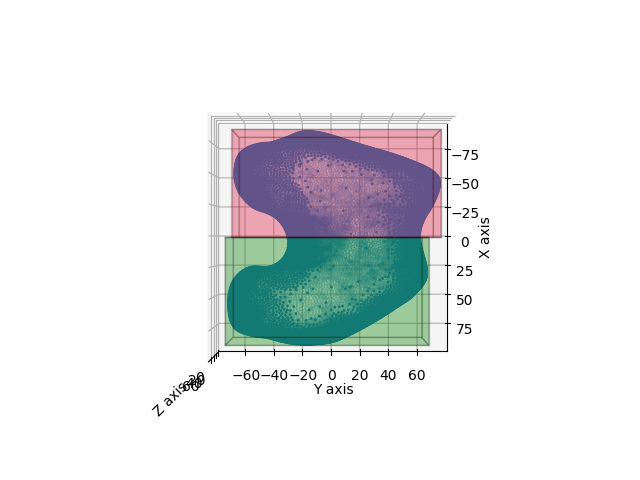

Python code for this plot:
import stl_tools as su
# from mpl_toolkits import mplot3d
from matplotlib import pyplot
import numpy as np
# from mpl_toolkits.mplot3d import Axes3D
import os
import sys

from mpl_toolkits.mplot3d.art3d import Poly3DCollection


def cuboid_data2(o, size=(1, 1, 1)):
    X = [[[0, 1, 0], [0, 0, 0], [1, 0, 0], [1, 1, 0]],
         [[0, 0, 0], [0, 0, 1], [1, 0, 1], [1, 0, 0]],
         [[1, 0, 1], [1, 0, 0], [1, 1, 0], [1, 1, 1]],
         [[0, 0, 1], [0, 0, 0], [0, 1, 0], [0, 1, 1]],
         [[0, 1, 0], [0, 1, 1], [1, 1, 1], [1, 1, 0]],
         [[0, 1, 1], [0, 0, 1], [1, 0, 1], [1, 1, 1]]]
    X = np.array(X).astype(float)
    for i in range(3):
        X[:, :, i] *= size[i]
    X += np.array(o)
    return X


def plotCubeAt2(positions, sizes=None, colors=None, **kwargs):
    if not isinstance(colors, (list, np.ndarray)):
        colors = ["C0"] * len(positions)
    if not isinstance(sizes, (list, np.ndarray)):
        sizes = [(1, 1, 1)] * len(positions)
    g = []
    for p, s, c in zip(positions, sizes, colors):
        g.append(cuboid_data2(p, size=s))
    return Poly3DCollection(np.concatenate(g),
                            facecolors=np.repeat(colors, 6),
                            alpha=0.2,
                            **kwargs)


def plot(mesh_un, fname, folder):

    fig = pyplot.figure()
    ax = fig.add_subplot(111, projection='3d')
    # = elliptical cylinder about z-axis 1

    # ax.plot_surface(x, y, z, linewidth=1, color='red', alpha=0.7)

    ax.scatter(mesh_un[:, 0], mesh_un[:, 1], mesh_un[:, 2], s=1)
    # ax.scatter(centreX, centreY, mid, s=5, c='g')

    ax.set_xlabel('X axis')
    ax.set_ylabel('Y axis')
    ax.set_zlabel('Z axis')
    # rotate the axes and update

    # positions = [(-3,5,-2),(1,7,1)]
    # sizes = [(4,5,3), (3,3,7)]
    # colors = ["crimson","limegreen"]
    mesh_left_half = su.get_half_points(mesh_un, 0, su.get_extent(mesh_un, 0),
                                        0)
    mesh_right_half = su.get_half_points(mesh_un, 1, su.get_extent(mesh_un, 0),
                                         0)

    positions = [
        # su.boundingorigin(mesh_un),
        su.boundingorigin(mesh_left_half),
        su.boundingorigin(mesh_right_half)
    ]
    sizes = [
        # su.boundingsize(mesh_un),
        su.boundingsize(mesh_left_half),
        su.boundingsize(mesh_right_half)
    ]
    print("positions = " + str(positions))
    print("sizes = " + str(sizes))
    colors = ["crimson", "green"]
    pc = plotCubeAt2(positions, sizes, colors=colors, edgecolor="k")
    ax.add_collection3d(pc)

    pyplot.savefig(folder + "/" + fname + '_persp.png')
    ax.view_init(0, 0)
    # pyplot.show()
    pyplot.savefig(folder + "/" + fname + '_0_0.png')

    ax.view_init(0, 90)

    pyplot.savefig(folder + "/" + fname + '_0_90.png')

    ax.view_init(90, 0)

    pyplot.savefig(folder + "/" + fname + '_90_0.png')


if __name__ == "__main__":
    os.chdir(sys.argv[1])
    folder = "boundingcube"
    if folder not in os.listdir(sys.argv[1]):
        os.mkdir(sys.argv[1] + "/" + folder)
    for filename in sorted(os.listdir(sys.argv[1])):
        if filename.endswith(".stl"):
            mesh_un = su.get_uniq_pc(filename)
            plot(mesh_un, filename, folder)
